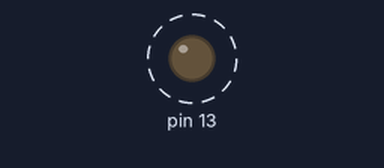
This sketch was run on a simulated Arduino Uno, built with avr-gcc and run on an emulated ATmega328P. On the bench: output pins drawn as LEDs (lit = HIGH). Dashed ring = blinking. Pins used as bus, display or sensor lines are not drawn; what the sketch prints to the serial monitor is not drawn.

Above: at 5.2 s.
Timing chart, 0 to 8.0 s (numbered marks = the images above):
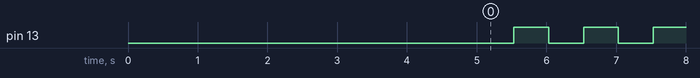

The sketch:

MCP4725_Sinewave_ver1.ino
```cpp
// ========================================================================================
// MCP4725 - Sine wave generator - VERSION 1 - Library: Adafruit_MCP4725.h
// UNVERSIDADE FEDERAL DE UBERLÂNDIA - Faculdade de Engenharia Elétrica
// Subject: DSP-EPS - Prof. Ernane A. A. Coelho - http://lattes.cnpq.br/9183492978798433
// Code to generate a sinusoidal waveform using the D/A converter i2c MCP4725
// Lab System -> Arduino UNO plus MCP4725A0 Module
//   -> Sample rate: 2kHz -> timer 1 overflow interrupt
//   -> the waveform data points are calculated in real time (12-bit samples)
// ========================================================================================

#include <math.h>
#include <Wire.h>
#include <Adafruit_MCP4725.h>
#define MCP4725_Address 0x60

Adafruit_MCP4725 dac;
float vsin,delta_t,phase,w,fsample; //variables to calculate the waveform
unsigned int int_counter;
int sample;

// =================== SETUP ==============================================================
void setup(){
  Serial.begin(115200);
  PORTB = 0x00; //reset PORTB output data
  DDRB |= 0x21; //0010 0001 -> set PB5 (Onboad LED) and PB0 to output
  delay(5000);
  Serial.println("Code for sinusoidal waveform generation");

  // initializations
  w=2*PI*50;// fundamental angular frequency 50Hz, PI=internal Arduino IDE constant
  phase=0;           // start phase at 0 rad
  delta_t=1/2000.0f; // sample period
  int_counter=0;     // start timer1 interrupt counter

  dac.begin(MCP4725_Address);

  Timer1_Init();   //Config Timer1: Fast-PWM Mode, 2kHz
}

// =================== LOOP ===============================================================
void loop(){
  asm("NOP");  //no task, wave is generated by ISR
}

// ========================================================================================
// ========== Interrupt Service Routine of Timer1 Overflow ================================
ISR(TIMER1_OVF_vect)
{
 PINB |=0x01;    //toggle PB0 - used to measure the duration of ISR (real time check)
 sei();          //enable global interrupt flag for TWI interrupt recognition
 phase=phase+w*delta_t; //time integral of w
 if(phase > TWO_PI) phase=phase-TWO_PI; //anti-windup, TWO_PI=internal Arduino IDE constant
 vsin=0.9*sin(phase);  //restrict the amplitude so as not to saturate the D/A converter
 fsample=(vsin*2047.0f) + 2048; //adjust the sample to the range of the D/A converter
 sample=(int)fsample; //convert float sample to int

 dac.setVoltage(sample, false); //send sample to MCP4725

 int_counter++;
 if (int_counter>=1000)
    {
     int_counter=0;
     PINB |=0x20; //blink Onboard LED at 1Hz
    }
 PINB |=0x01;    //toggle PB0 - used to measure the duration of ISR (real time check)
}

// ========================================================================================
// ================  Timer1 Initialization ================================================
void Timer1_Init(void)
{
 //------------------------------------------------------------
 //TCCR1A - Timer/Counter1 Control Register A
 //Bit        7      6      5      4     3     2     1      0
 //(0x80) COM1A1 COM1A0 COM1B1 COM1B0    –     –  WGM11  WGM10
 //Init. Val. 0      0      0      0     0     0     0      0
 //This code  0      0      0      0     0     0     1      1   -> Normal port operation, OC1A/OC1B disconnected.
 //------------------------------------------------------------ -> Waveform generation Mode=15 Fast PWM
 TCCR1A=0x03;  //                                               -> WGM=15 -> WGM11:WGM10=11
 //------------------------------------------------------------
 //TCCR1B – Timer/Counter1 Control Register B
 //Bit       7     6     5     4     3     2     1     0
 //(0x81) ICNC1 ICES1    –  WGM13 WGM12  CS12  CS11  CS10
 //Init. Val. 0      0   0    0     0     0     0      0
 //This code  0      0   0    1     1     0     1      0        -> Waveform generation Mode=15 WGM=15
 //------------------------------------------------------------ ->  WGM13:WGM12=11; clk_timer=clk_cpu/2=2MHz
 TCCR1B=0x1A;

 //->Timer Cycle = Timer_CLK/(1000 steps)=2MHz/1000=2kHz (sample rate)
 //-> 1000 steps in counting up -> TOP=999
 OCR1A=999;

 //------------------------------------------------------------
 //TIMSK1 – Timer/Counter1 Interrupt Mask Register
 //Bit        7    6    5    4    3      2      1     0
 //(0x6F)     –    – ICIE1   –    –  OCIE1B OCIE1A  TOIE1
 //Read/Write R    R   R/W   R    R     R/W    R/W   R/W
 //Init. Val. 0    0    0    0    0      0      0     0
 //This code  0    0    0    0    0      0      0     1       -> enable Timer1 overflow interrupt
 //------------------------------------------------------------
 TIMSK1=0x01;  //enable Timer1 overflow interrupt
}
```

Measured:
- by itself, pin 13: alternates HIGH for 0.50 s and LOW for 0.50 s
